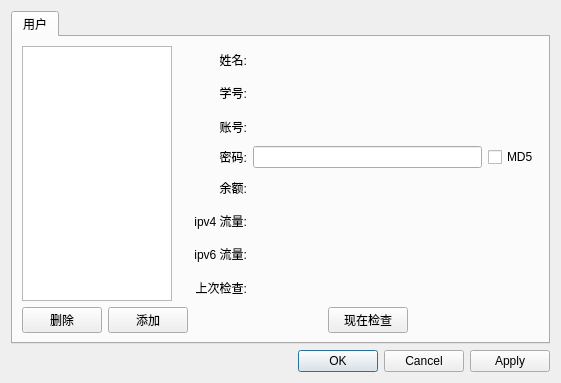
<?xml version="1.0" encoding="UTF-8"?>
<ui version="4.0">
 <class>Settings</class>
 <widget class="QWidget" name="Settings">
  <property name="geometry">
   <rect>
    <x>0</x>
    <y>0</y>
    <width>561</width>
    <height>383</height>
   </rect>
  </property>
  <property name="windowTitle">
   <string>设置</string>
  </property>
  <layout class="QVBoxLayout" name="verticalLayout">
   <item>
    <widget class="QTabWidget" name="tabWidget">
     <property name="currentIndex">
      <number>0</number>
     </property>
     <widget class="QWidget" name="user_tab">
      <attribute name="title">
       <string>用户</string>
      </attribute>
      <layout class="QHBoxLayout" name="horizontalLayout_4">
       <item>
        <layout class="QVBoxLayout" name="verticalLayout_2">
         <item>
          <widget class="UserList" name="user_list">
           <property name="sizePolicy">
            <sizepolicy hsizetype="Expanding" vsizetype="Expanding">
             <horstretch>0</horstretch>
             <verstretch>0</verstretch>
            </sizepolicy>
           </property>
           <property name="maximumSize">
            <size>
             <width>150</width>
             <height>16777215</height>
            </size>
           </property>
          </widget>
         </item>
         <item>
          <layout class="QHBoxLayout" name="horizontalLayout">
           <item>
            <widget class="QPushButton" name="delete_button">
             <property name="text">
              <string>删除</string>
             </property>
            </widget>
           </item>
           <item>
            <widget class="QPushButton" name="add_button">
             <property name="text">
              <string>添加</string>
             </property>
            </widget>
           </item>
          </layout>
         </item>
        </layout>
       </item>
       <item>
        <layout class="QVBoxLayout" name="verticalLayout_3">
         <item>
          <layout class="QGridLayout" name="gridLayout">
           <property name="horizontalSpacing">
            <number>-1</number>
           </property>
           <item row="4" column="0">
            <widget class="QLabel" name="balance_label">
             <property name="text">
              <string>余额:</string>
             </property>
             <property name="alignment">
              <set>Qt::AlignRight|Qt::AlignTrailing|Qt::AlignVCenter</set>
             </property>
            </widget>
           </item>
           <item row="2" column="0">
            <widget class="QLabel" name="username_label">
             <property name="text">
              <string>账号:</string>
             </property>
             <property name="alignment">
              <set>Qt::AlignRight|Qt::AlignTrailing|Qt::AlignVCenter</set>
             </property>
            </widget>
           </item>
           <item row="5" column="0">
            <widget class="QLabel" name="ipv4_byte_label">
             <property name="text">
              <string>ipv4 流量:</string>
             </property>
             <property name="alignment">
              <set>Qt::AlignRight|Qt::AlignTrailing|Qt::AlignVCenter</set>
             </property>
            </widget>
           </item>
           <item row="6" column="0">
            <widget class="QLabel" name="ipv6_byte_label">
             <property name="text">
              <string>ipv6 流量:</string>
             </property>
             <property name="alignment">
              <set>Qt::AlignRight|Qt::AlignTrailing|Qt::AlignVCenter</set>
             </property>
            </widget>
           </item>
           <item row="0" column="0">
            <widget class="QLabel" name="name_label">
             <property name="text">
              <string>姓名:</string>
             </property>
             <property name="alignment">
              <set>Qt::AlignRight|Qt::AlignTrailing|Qt::AlignVCenter</set>
             </property>
            </widget>
           </item>
           <item row="3" column="0">
            <widget class="QLabel" name="password_label">
             <property name="text">
              <string>密码:</string>
             </property>
             <property name="alignment">
              <set>Qt::AlignRight|Qt::AlignTrailing|Qt::AlignVCenter</set>
             </property>
            </widget>
           </item>
           <item row="8" column="1">
            <layout class="QHBoxLayout" name="horizontalLayout_2">
             <item>
              <spacer name="horizontalSpacer_3">
               <property name="orientation">
                <enum>Qt::Horizontal</enum>
               </property>
               <property name="sizeHint" stdset="0">
                <size>
                 <width>40</width>
                 <height>20</height>
                </size>
               </property>
              </spacer>
             </item>
             <item>
              <widget class="QPushButton" name="check_now_button">
               <property name="enabled">
                <bool>true</bool>
               </property>
               <property name="text">
                <string>现在检查</string>
               </property>
              </widget>
             </item>
             <item>
              <spacer name="horizontalSpacer_4">
               <property name="orientation">
                <enum>Qt::Horizontal</enum>
               </property>
               <property name="sizeHint" stdset="0">
                <size>
                 <width>40</width>
                 <height>20</height>
                </size>
               </property>
              </spacer>
             </item>
            </layout>
           </item>
           <item row="7" column="0">
            <widget class="QLabel" name="last_check_label">
             <property name="text">
              <string>上次检查:</string>
             </property>
             <property name="alignment">
              <set>Qt::AlignRight|Qt::AlignTrailing|Qt::AlignVCenter</set>
             </property>
            </widget>
           </item>
           <item row="0" column="1">
            <widget class="QLabel" name="name">
             <property name="text">
              <string/>
             </property>
             <property name="scaledContents">
              <bool>false</bool>
             </property>
             <property name="textInteractionFlags">
              <set>Qt::LinksAccessibleByMouse|Qt::TextSelectableByMouse</set>
             </property>
            </widget>
           </item>
           <item row="1" column="1">
            <widget class="QLabel" name="id">
             <property name="text">
              <string/>
             </property>
             <property name="textInteractionFlags">
              <set>Qt::LinksAccessibleByMouse|Qt::TextSelectableByMouse</set>
             </property>
            </widget>
           </item>
           <item row="1" column="0">
            <widget class="QLabel" name="id_label">
             <property name="text">
              <string>学号:</string>
             </property>
             <property name="alignment">
              <set>Qt::AlignRight|Qt::AlignTrailing|Qt::AlignVCenter</set>
             </property>
            </widget>
           </item>
           <item row="4" column="1">
            <widget class="QLabel" name="balance">
             <property name="text">
              <string/>
             </property>
             <property name="textInteractionFlags">
              <set>Qt::LinksAccessibleByMouse|Qt::TextSelectableByMouse</set>
             </property>
            </widget>
           </item>
           <item row="3" column="1">
            <widget class="QLineEdit" name="password">
             <property name="echoMode">
              <enum>QLineEdit::Password</enum>
             </property>
             <property name="placeholderText">
              <string/>
             </property>
            </widget>
           </item>
           <item row="5" column="1">
            <widget class="QLabel" name="ipv4_byte">
             <property name="enabled">
              <bool>true</bool>
             </property>
             <property name="text">
              <string/>
             </property>
             <property name="textInteractionFlags">
              <set>Qt::LinksAccessibleByMouse|Qt::TextSelectableByMouse</set>
             </property>
            </widget>
           </item>
           <item row="6" column="1">
            <widget class="QLabel" name="ipv6_byte">
             <property name="text">
              <string/>
             </property>
             <property name="textInteractionFlags">
              <set>Qt::LinksAccessibleByMouse|Qt::TextSelectableByMouse</set>
             </property>
            </widget>
           </item>
           <item row="7" column="1">
            <widget class="QLabel" name="last_check">
             <property name="text">
              <string/>
             </property>
             <property name="textInteractionFlags">
              <set>Qt::LinksAccessibleByMouse|Qt::TextSelectableByMouse</set>
             </property>
            </widget>
           </item>
           <item row="3" column="2">
            <widget class="QCheckBox" name="md5_check_box">
             <property name="text">
              <string>MD5</string>
             </property>
            </widget>
           </item>
           <item row="2" column="1">
            <widget class="QLabel" name="username">
             <property name="text">
              <string/>
             </property>
             <property name="textInteractionFlags">
              <set>Qt::LinksAccessibleByMouse|Qt::TextSelectableByMouse</set>
             </property>
            </widget>
           </item>
          </layout>
         </item>
        </layout>
       </item>
      </layout>
     </widget>
    </widget>
   </item>
   <item>
    <layout class="QHBoxLayout" name="horizontalLayout_3">
     <item>
      <spacer name="horizontalSpacer">
       <property name="orientation">
        <enum>Qt::Horizontal</enum>
       </property>
       <property name="sizeHint" stdset="0">
        <size>
         <width>40</width>
         <height>20</height>
        </size>
       </property>
      </spacer>
     </item>
     <item>
      <widget class="QDialogButtonBox" name="buttonBox">
       <property name="standardButtons">
        <set>QDialogButtonBox::Apply|QDialogButtonBox::Cancel|QDialogButtonBox::Ok</set>
       </property>
       <property name="centerButtons">
        <bool>false</bool>
       </property>
      </widget>
     </item>
    </layout>
   </item>
  </layout>
 </widget>
 <customwidgets>
  <customwidget>
   <class>UserList</class>
   <extends>QListWidget</extends>
   <header>user_list.h</header>
   <slots>
    <slot>delete_account()</slot>
   </slots>
  </customwidget>
 </customwidgets>
 <resources/>
 <connections>
  <connection>
   <sender>delete_button</sender>
   <signal>clicked()</signal>
   <receiver>user_list</receiver>
   <slot>delete_account()</slot>
   <hints>
    <hint type="sourcelabel">
     <x>76</x>
     <y>281</y>
    </hint>
    <hint type="destinationlabel">
     <x>74</x>
     <y>235</y>
    </hint>
   </hints>
  </connection>
 </connections>
</ui>
